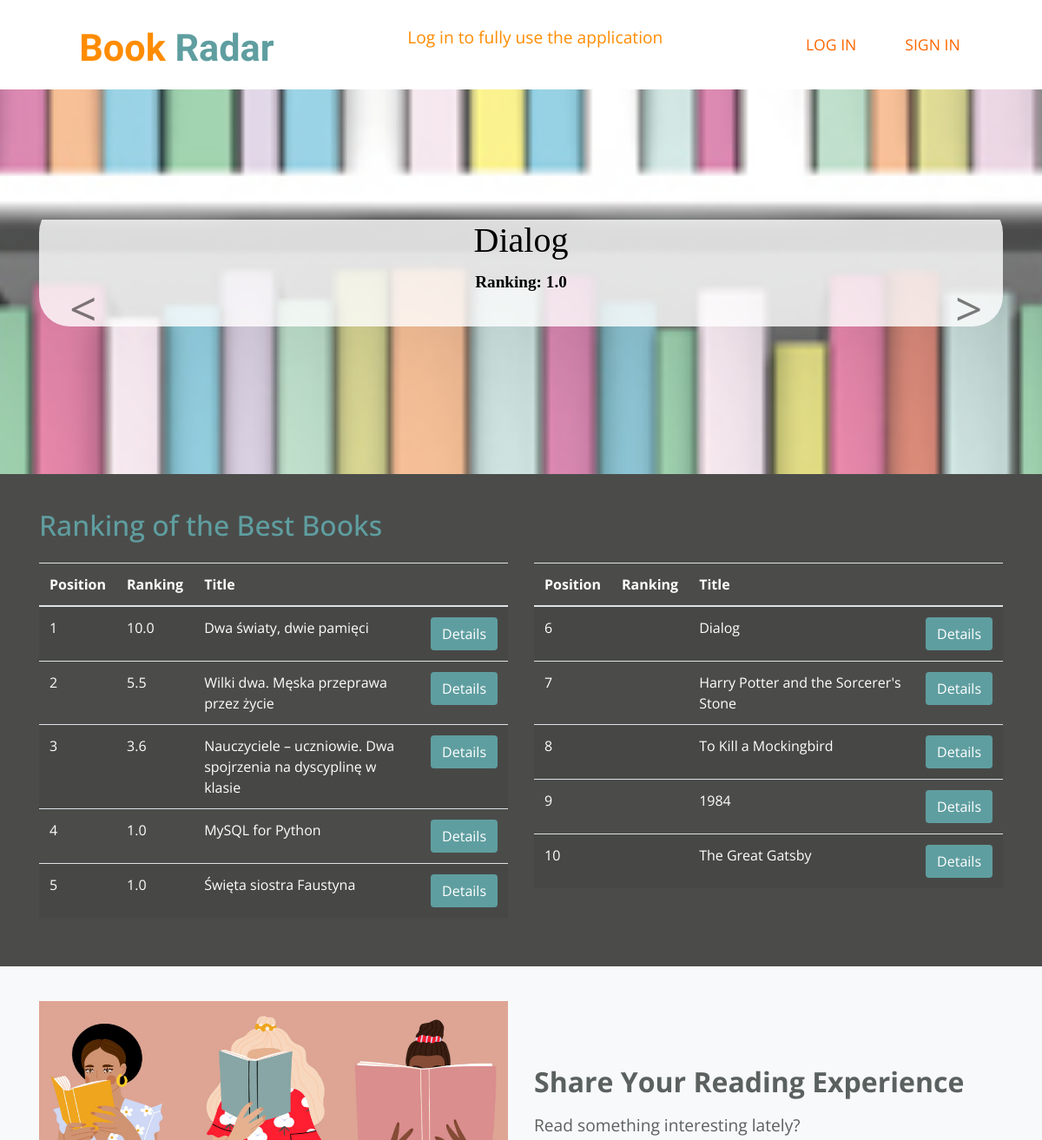
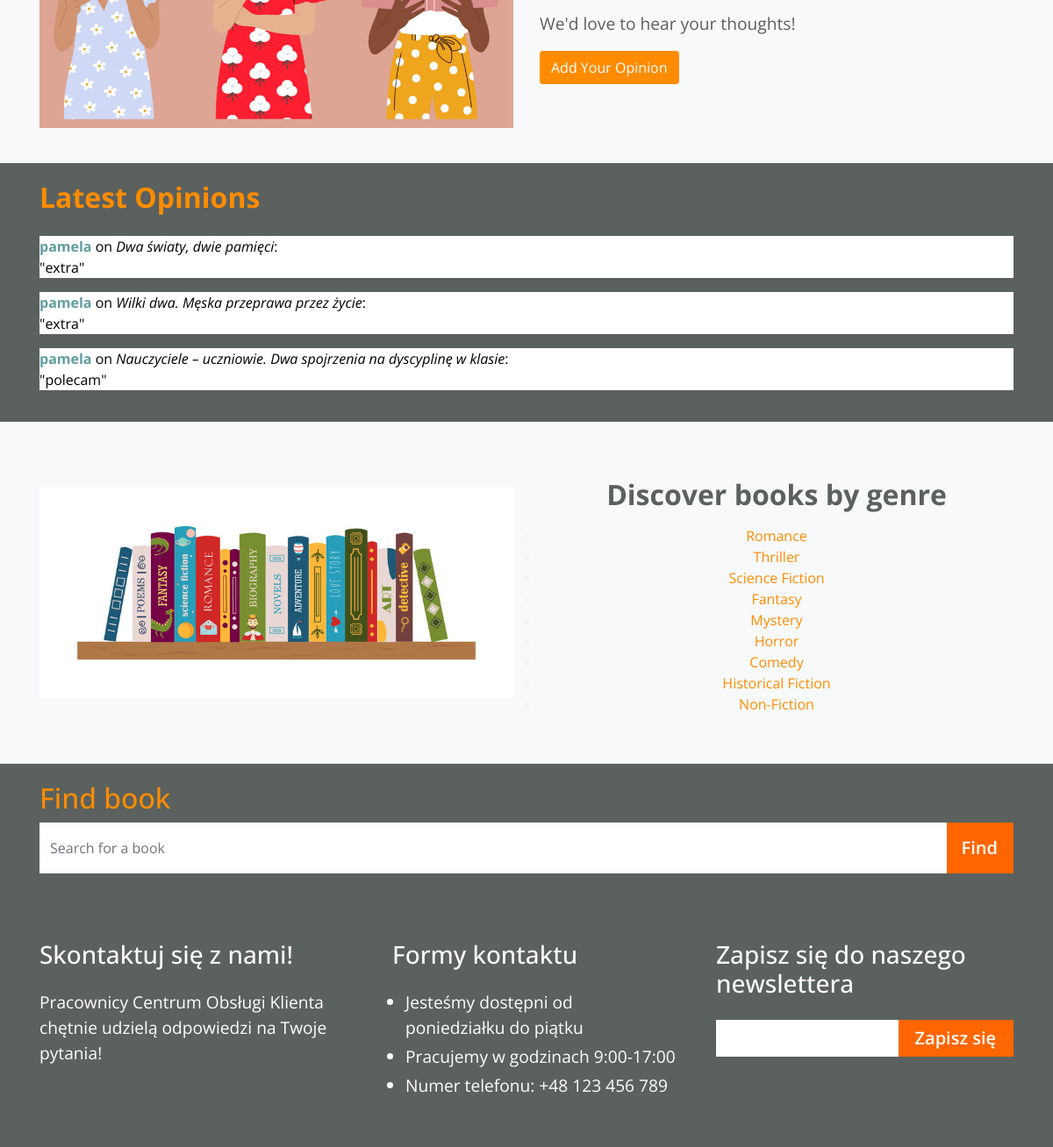
The page / on the database its author committed (2 pictures, top to bottom).
### BookRadar/models.py (models this page shows, shortened)
class Book(models.Model):
    title = models.CharField(max_length=64)
    author = models.CharField(max_length=64)
    publisher = models.CharField(max_length=64, null=True)
    year = models.IntegerField(null=True)
    average_rating = models.DecimalField(max_digits=3, decimal_places=1, null=True, blank=True)
    type = models.IntegerField(choices=BOOK_TYPES, null=True)

class Review(models.Model):
    user = models.ForeignKey(User, on_delete=models.CASCADE)
    book = models.ForeignKey(Book, on_delete=models.CASCADE, related_name='reviews')
    rating = models.IntegerField(default=1, validators=[MinValueValidator(1), MaxValueValidator(10)])
    comment = models.TextField()
    created = models.DateTimeField(auto_now_add=True)

### BookRadar/views.py (the view)
# urls.py: path('', views.IndexView.as_view(), name='index'),
class IndexView(View):
    def get(self, request):
        carousel_books = list(Book.objects.all())
        random.shuffle(carousel_books)
        carousel_books = carousel_books[:3]
        books  = Book.objects.all()
        best_books = books.order_by('-average_rating')[:11]
        reviews = Review.objects.all().order_by('-created')[:3]
        ctx = {'carousel_books':carousel_books, 'best_books':best_books, 'reviews':reviews, 'books':books, 'types':BOOK_TYPES}
        return render(request, 'index.html', ctx)

### templates/index.html (shortened to what this page needs)
{% load static %}
<!DOCTYPE html>
<html lang="en">
<head>
    <link rel="stylesheet" href="https://stackpath.bootstrapcdn.com/bootstrap/4.1.3/css/bootstrap.min.css"
>
    <link rel="stylesheet" href="{% static "css/style.css" %}">
</head>
<body>
    <header class="page-header" style="background-color: white">
        <nav class="navbar navbar-expand-lg justify-content-around">
            <a href="{% url 'index' %}" class="btn navbar-brand main-logo">
                <span style="color: darkorange;">Book</span> <span style="color: cadetblue">Radar</span>
            </a>
            {% if user.is_authenticated %}
                <p style="color: darkorange">Hello {{ user.username }} !</p>
                <a href="{% url 'add-opinion' %}" style="color: cadetblue">Add new opinion</a>
                <ul class="nav nounderline text-uppercase">
                    <li class="nav-item ml-4">
                        <a class="nav-link color-header" href="{% url 'logout' %}">log out</a>
                    </li>
                </ul>
            {% else %}
                <p style="color: darkorange">Log in to fully use the application</p>
                <ul class="nav nounderline text-uppercase">
                    <li class="nav-item ml-4">
                        <a class="nav-link color-header" href="{% url 'login' %}">log in</a>
                    </li>
                    <li class="nav-item ml-4">
                        <a class="nav-link color-header" href="{% url 'register' %}">sign in</a>
                    </li>
                </ul>
            {% endif %}
        </nav>
    </header>
    {% block content %}
    <section class="padding-large bg-light" style="background: url('{% static 'images/back.jpg' %}') center/cover fixed no-repeat; background-size: cover;">
      <div id="carouselExampleControls" class="carousel slide main-slider" data-ride="carousel">
        <div class="carousel-inner container">
          {% for book in carousel_books %}
          <div class="carousel-item {% if forloop.first %}active{% endif %}">
            <div class="carousel-caption d-block" style="background: rgba(255, 255, 255, 0.8); border-radius: 35px; padding: 20px; font-family: Pagul">
              <h1 style="font-size: 2.5em; margin-bottom: 10px;">{{ book.title }}</h1>
              <p style="font-size: 1.2em;">Ranking: {{ book.average_rating }}</p>
            </div>
          </div>
          {% endfor %}
        </div>
        <a class="carousel-control-prev" href="#carouselExampleControls" role="button" data-slide="prev">
          <span class="carousel-control-prev-icon" aria-hidden="true"></span>
        </a>
        <a class="carousel-control-next" href="#carouselExampleControls" role="button" data-slide="next">
          <span class="carousel-control-next-icon" aria-hidden="true"></span>
        </a>
      </div>
    </section>
    <section class="section-more padding-small">
        <div class="container">
            <h2 class="pb-3" style="color: cadetblue">Ranking of the Best Books</h2>
            <div class="row">
                <div class="col-md-6">
                    <table class="table table-striped">
                        <thead>
                            <tr>
                                <th>Position</th>
                                <th>Ranking</th>
                                <th>Title</th>
                                <th></th>
                            </tr>
                        </thead>
                        <tbody>
                            {% for book in best_books|slice:":5" %}
                                <tr>
                                    <td>{{ forloop.counter }}</td>
                                    <td>{{ book.average_rating }}</td>
                                    <td>{{ book.title }}</td>
                                    <td>
                                        <button class="btn" style="background-color: cadetblue">
                                            <a href="#" style="color: white">Details</a>
                                        </button>
                                    </td>
                                </tr>
                            {% endfor %}
                        </tbody>
                    </table>
                </div>
                <div class="col-md-6">
                    <table class="table table-striped">
                        <thead>
                            <tr>
                                <th>Position</th>
                                <th>Ranking</th>
                                <th>Title</th>
                                <th></th>
                            </tr>
                        </thead>
                        <tbody>
                            {% for book in best_books|slice:"6:" %}
                                <tr>
                                    <td>{{ forloop.counter0|add:6 }}</td>
                                    <td>{{ book.ranking }}</td>
                                    <td>{{ book.title }}</td>
                                    <td>
                                        <button class="btn" style="background-color: cadetblue">
                                            <a href="#" style="color: white">Details</a>
                                        </button>
                                    </td>
                                </tr>
                            {% endfor %}
                        </tbody>
                    </table>
                </div>
            </div>
        </div>
    </section>
    <section class="padding-small details bg-light">
        <div class="container">
            <div class="row align-items-center">
                <div class="col-md-6">
                    <div class="text-center">
                        <img src="{% static 'images/opinion.jpg' %}" class="img-fluid" alt="Book Opinion Image">
                    </div>
                </div>
                <div class="col-md-6">
                    <div class="text-center text-md-left mt-4">
                        <h2 class="font-weight-bold mb-3">Share Your Reading Experience</h2>
                        <p>Read something interesting lately?</p>
                        <p>We'd love to hear your thoughts!</p>
                        {% if user.is_authenticated %}
                            <a href="{% url 'add-opinion' %}" class="btn" style="background-color: darkorange; color: white">Add Your Opinion</a>
                        {% else %}
                            <a href="{% url 'login' %}" class="btn" style="background-color: darkorange; color: white">Add Your Opinion</a>
                        {% endif %}
                    </div>
                </div>
            </div>
        </div>
    </section>
    <section class="newsletter-section padding-small">
        <div class="container" style="color: black">
            <h2 class="font-weight-bold mb-4" style="color: darkorange">Latest Opinions</h2>
            <ul class="list-unstyled">
                {% for review in reviews %}
                    <li class="mb-3" style="background-color: white">
                        <span class="font-weight-bold" style="color: cadetblue">{{ review.user.username }}</span>
                        on
                        <span class="font-italic">{{ review.book.title }}</span>:
                        <br>
                        "{{ review.comment }}"
                    </li>
                {% endfor %}
            </ul>
        </div>
    </section>
    <section class="padding-small details bg-light">
        <div class="container">
            <div class="row align-items-center">
                <div class="col-md-6">
                    <div class="text-center">
                        <img src="{% static 'images/genre2.jpg' %}" class="img-fluid genre-image" alt="Book Genre Image">
                    </div>
                </div>
                <div class="col-md-6 ">
                    <div class="text-center text-md-left mt-4 ">
                        <h2 class="font-weight-bold mb-3 text-center">Discover books by genre</h2>
                        <ul class="book-types-list center" style="color: whitesmoke">
                            {% for type in types %}
                            <li>
                                {% if user.is_authenticated %}
                                    <a href="/type/{{ type.0 }}" style="color: darkorange">{{ type.1 }}</a>
                                {% else %}
                                    <a href="{% url 'login' %}"  style="color: darkorange">{{ type.1 }}</a>
                                {% endif %}
                            </li>
                            {% endfor %}
                        </ul>
                    </div>
                </div>
            </div>
        </div>
    </section>
    <form method="GET" action="{% url 'books' %}">
        <section class="newsletter-section padding-small">
            <div class="container" style="color: black">
                <h2 style="color: darkorange">Find book</h2>
                    <div class="input-group mb-3">
                        <input type="text" name="search_query" class="form-control border-0 rounded-0" placeholder="Search for a book"
                            aria-label="Recipient's username" aria-describedby="basic-addon2">
                        <div class="input-group-append">
                            <button class="input-group-text btn-color border-0 rounded-0" type="submit" id="basic-addon2">Find</button>
                        </div>
                    </div>
            </div>
        </section>
    </form>
<section class="last-info-section padding-small" id="contact">
    <div class="container">
        <div class="row">
            <div class="col">
                <h3 class="mb-4">Skontaktuj się z nami!</h3>
                <p>Pracownicy Centrum Obsługi Klienta chętnie udzielą odpowiedzi na Twoje pytania!</p>
            </div>
            <div class="col pl-4 ml-4">
                <h3 class="mb-4">Formy kontaktu</h3>
                <ul class="container">
                    <li>Jesteśmy dostępni od poniedziałku do piątku</li>
                    <li>Pracujemy w godzinach 9:00-17:00</li>
                    <li>Numer telefonu: +48 123 456 789</li>
                </ul>
            </div>
            <div class="col">
                <h3 class="mb-4">Zapisz się do naszego newslettera</h3>
                <div class="input-group mb-3">
                    <input type="text" class="form-control border-0 rounded-0" placeholder=""
                        aria-label="Recipient's username" aria-describedby="basic-addon2">
                    <div class="input-group-append">
                        <button class="input-group-text btn-color border-0 rounded-0" type="submit" id="basic-addon2"><a
                                href="index.html">Zapisz się</a></button>
                    </div>
                </div>
            </div>
        </div>
    </div>
</section>
    {% endblock %}
</body>
</html>

### BookRadar/static/css/style.css (style rules this page uses)
:root { --link-color: #ff6600; --light-link-color: #fffffa; --background-color: #4b4c4a; --lighter-background-color: #5a615f; --lighter-text-color: #9fa292; --dark-text: #000000; --blue: #007bff; --yellow: #ffc107; --green: #1e7e34; font-size: 16px; }
* { margin: 0; padding: 0; box-sizing: border-box; }
html { min-height: 100%; }
body { font-family: "Open Sans", sans-serif; font-weight: 400; background: repeat url("/static/images/image.png"); }
p { font-size: 1.2rem; }
.bg-light { background: #EAEAEA; }
.center { text-align: center; }
.btn-color { background-color: var(--link-color); color: var(--light-link-color); font-weight: 600; font-size: 20px; padding: 8px 18px; }
.btn-color a { text-decoration: none; color: var(--light-link-color); }
.color-header { color: var(--link-color); }
.nav-link.color-header { color: var(--link-color) !important; }
.padding-large { padding: 150px 0; }
.padding-small { padding: 40px 0; }
.page-header { background: var(--background-color); }
.nav-link { color: var(--light-link-color)!important; font-size: 1.1rem; }
.main-logo { font-family: "Charmonman", cursive; display: inline-block; color: var(--light-link-color)!important; margin-top: 10px; font-size: 2.7rem; font-weight: 600; }
.main-logo span { color: var(--link-color); }
.carousel-control-prev-icon, .carousel-control-next-icon { opacity: 1 !important; outline: black; background-image: none; }
.carousel-control-next-icon:after { content: '>'; font-size: 55px; color: var(--dark-text); }
.carousel-control-prev-icon:after { content: '<'; font-size: 55px; color: var(--dark-text); }
.carousel-caption { position: relative !important; left: 0 !important; right: 0 !important; font-weight: 600; color: var(--dark-text) !important; }
.section-more { background: var(--background-color); color: var(--light-link-color); }
.details { color: var(--lighter-background-color); }
.newsletter-section .form-control { height: 58px; }
.newsletter-section { background: var(--lighter-background-color); color: var(--light-link-color); padding: 20px; }
.last-info-section { background: var(--lighter-background-color); color: var(--light-link-color); font-size: 1.2rem; }
.last-info-section .form-control { height: 42px; }
.last-info-section .btn-color { padding: 0 20px; }
.last-info-section li { font-size: 1.2rem; margin: 4px 0; }

### rows shown on the page
Book: title "Dialog", average_rating "1.0"
Book: average_rating "10.0", title "Dwa światy, dwie pamięci"
Book: average_rating "5.5", title "Wilki dwa. Męska przeprawa przez życie"
Book: average_rating "3.6", title "Nauczyciele – uczniowie. Dwa spojrzenia na dyscyplinę w klasie"
Book: average_rating "1.0", title "MySQL for Python"
Book: average_rating "1.0", title "Święta siostra Faustyna"
Book: title "Harry Potter and the Sorcerer's Stone"
Book: title "To Kill a Mockingbird"
Book: title "1984"
Book: title "The Great Gatsby"
Review: user.username "pamela", book "Dwa światy, dwie pamięci", comment "extra"
Review: user.username "pamela", book "Wilki dwa. Męska przeprawa przez życie", comment "extra"
Review: user.username "pamela", book "Nauczyciele – uczniowie. Dwa spojrzenia na dyscyplinę w klasie", comment "polecam"

### other values the page prints
{{ type.1 }} "Romance" "Thriller" "Science Fiction" "Fantasy" "Mystery" "Horror" "Comedy" "Historical Fiction" "Non-Fiction"
